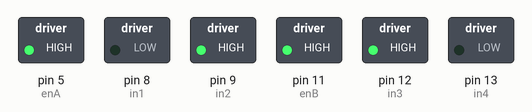
A sketch run on a simulated Arduino Uno, built with avr-gcc and run on an emulated ATmega328P. Shown: switched loads named in the sketch (green lamp = pin HIGH).

Above: at 0.1 s.
Timing chart, 0 to 1.6 s (numbered marks = the images above):
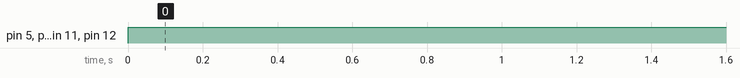

Measured:
- by itself, pin 5 (enA), pin 9 (in2), pin 11 (enB), pin 12 (in3): LOW → HIGH at 0.00 s

The sketch:

SmartCarBasicGoAhead.ino
```cpp
// MOTOR 1
// Pines de conexión en la tarjeta Arduino. Los pines de conexión
//  unidos a enA y enB de la tarjeta L298N, deben ser PWM (~)
int enA = 5; // Pin enA de la tarjeta controladora L298N
int in1 = 8;  // Pin in1 "  "  "       "            "
int in2 = 9;  // Pin in2 "  "  "       "            "
// MOTOR 2
// Pines de conexión en la tarjeta Arduino
int in3 = 12; // Pin in3 de la tarjeta controladora L298N
int in4 = 13; // Pin in4 "  "  "       "            "
int enB = 11; // Pin enB "  "  "       "            "

void setup() {
  // Establecer el modo de salida para todos los pines utilizados
  //  para la conexión de los motores
  pinMode(enA, OUTPUT);
  pinMode(in1, OUTPUT);
  pinMode(in2, OUTPUT);
  pinMode(in3, OUTPUT);
  pinMode(in4, OUTPUT);
  pinMode(enB, OUTPUT);
}

void loop() {
  // PONER LOS 2 MOTORES A MÁXIMA VELOCIDAD HACIA ADELANTE
  // Motor 1
  // En función de las conexiones del cableado, es posible que se
  //  deba activar in1 o in2. Según se active uno u otro, el motor
  //  girará en un sentido o el contrario
  digitalWrite(in1, LOW);
  digitalWrite(in2, HIGH);
  // El pin enA permite establecer la velocidad del motor, indicando
  //  un valor entre 0 (apagado) y 255 (máxima velocidad)
  analogWrite(enA, 255);

  // Motor 2
  digitalWrite(in3, HIGH);
  digitalWrite(in4, LOW);
  analogWrite(enB, 255);
}
```
